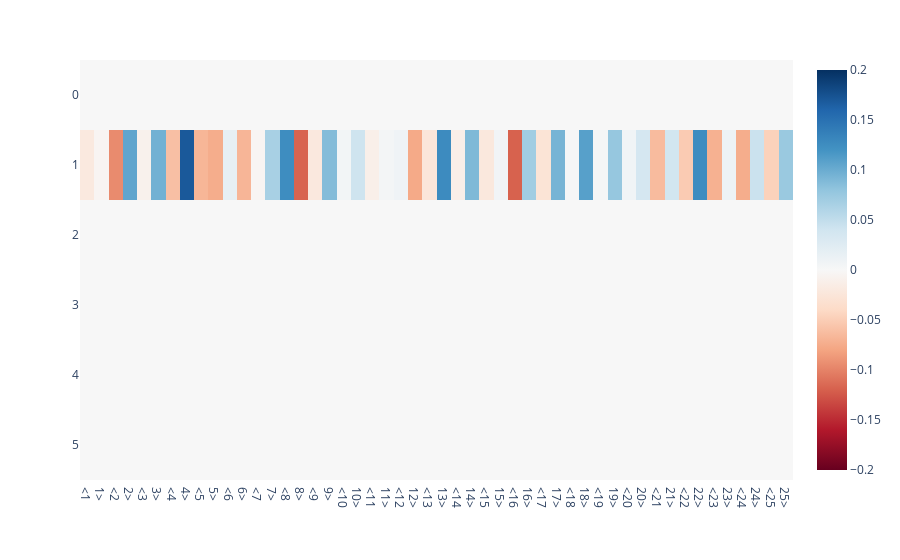
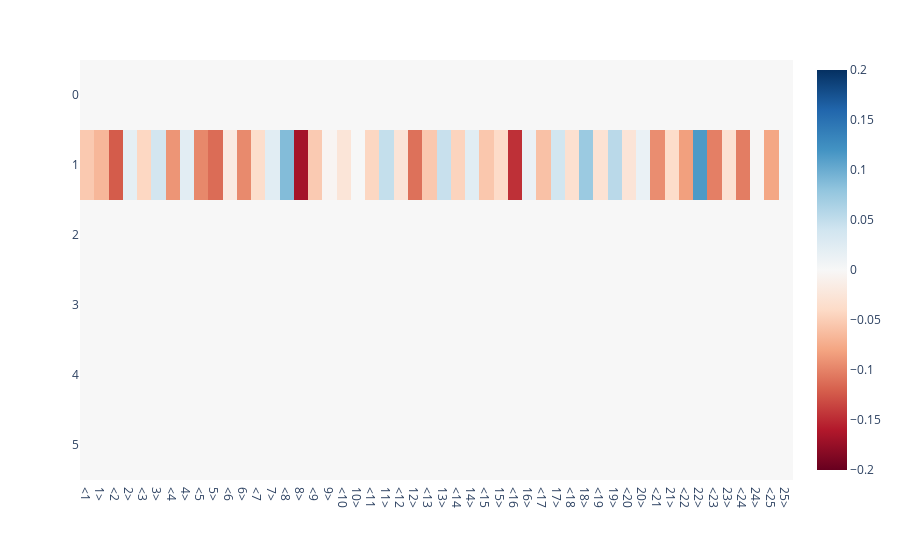
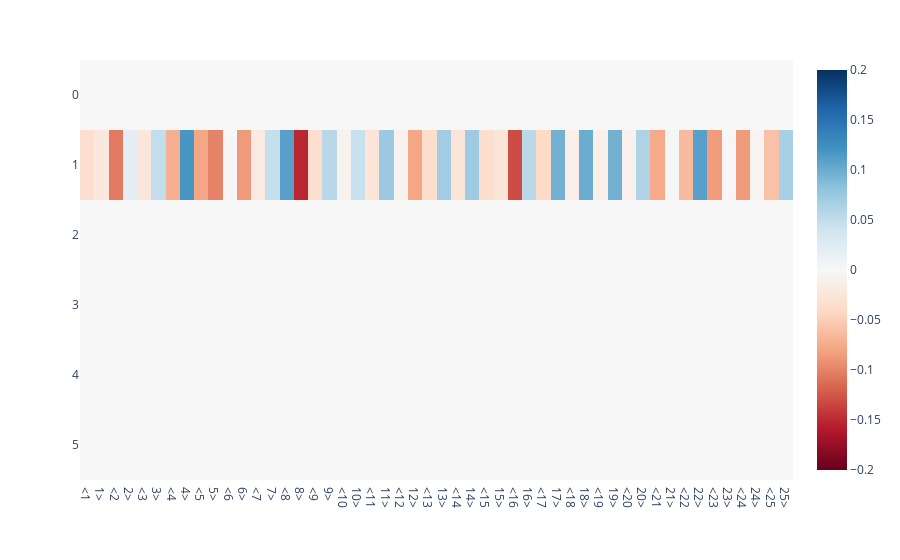
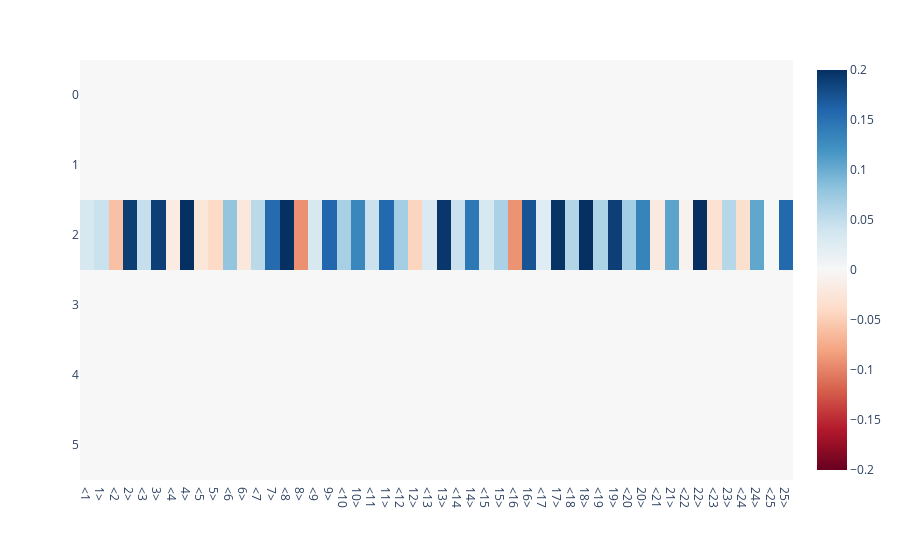

Notebook source saved alongside these figures, in order:
### Code cell
from activation_analysis import feature_effect

short_prompts = [
    ("<10 <11 <12 12> 11> 10>", 1),
    ("<3 <4 <5 5> 4> 3>", 1),
    ("<8 <2 <7 7> 2> 8>", 1),
    ("<10 <11 <12 12> 11> 10>", 2),
    ("<3 <4 <5 5> 4> 3>", 2),
]

inspected_direction = 149

for prompt, position in short_prompts:
    eps = 1e2

    effect = feature_effect(
        model,
        tokenizer,
        prompt,
        position,
        directions={layer: (sae, inspected_direction)},
        eps=eps,
    )

    d = effect.base[f"lm_head"] * 0 + effect.diff[f"lm_head"]
    print(f"{prompt} (pos={position})")

    r = 0.002 * eps
    window = 50
    px.imshow(
        d[:, :window].detach(),
        zmin=-r,
        zmax=r,
        color_continuous_scale=px.colors.diverging.RdBu,
        x=[tokenizer.decode(i) for i in range(window)],
    ).show()

    # window = 500
    # px.imshow(
    #     d[:, 1:window:2].detach(),
    #     color_continuous_scale=px.colors.diverging.RdBu,
    #     x=[tokenizer.decode(2 * i + 1) for i in range(window//2)],
    # ).show()

### Figure 1 — Plotly figure (JSON) as saved in the notebook; plotly's stock layout.template omitted (floating-point values rounded to 4 significant figures; data arrays with more than 128 entries replaced by an {"elided": "..."} marker saying what was removed)
{"data": [{"coloraxis": "coloraxis", "hovertemplate": "x: %{x}<br>y: %{y}<br>color: %{z}<extra></extra>", "name": "0", "type": "heatmap", "x": ["<1", "1>", "<2", "2>", "<3", "3>", "<4", "4>", "<5", "5>", "<6", "6>", "<7", "7>", "<8", "8>", "<9", "9>", "<10", "10>", "<11", "11>", "<12", "12>", "<13", "13>", "<14", "14>", "<15", "15>", "<16", "16>", "<17", "17>", "<18", "18>", "<19", "19>", "<20", "20>", "<21", "21>", "<22", "22>", "<23", "23>", "<24", "24>", "<25", "25>"], "xaxis": "x", "yaxis": "y", "z": {"elided": "6x50 float values"}}], "layout": {"coloraxis": {"cmax": 0.2, "cmin": -0.2, "colorscale": [[0, "rgb(103,0,31)"], [0.1, "rgb(178,24,43)"], [0.2, "rgb(214,96,77)"], [0.3, "rgb(244,165,130)"], [0.4, "rgb(253,219,199)"], [0.5, "rgb(247,247,247)"], [0.6, "rgb(209,229,240)"], [0.7, "rgb(146,197,222)"], [0.8, "rgb(67,147,195)"], [0.9, "rgb(33,102,172)"], [1, "rgb(5,48,97)"]]}, "margin": {"t": 60}, "xaxis": {"anchor": "y", "constrain": "domain", "domain": [0, 1], "scaleanchor": "y"}, "yaxis": {"anchor": "x", "autorange": "reversed", "constrain": "domain", "domain": [0, 1]}}}

### Figure 2 — Plotly figure (JSON) as saved in the notebook; plotly's stock layout.template omitted (floating-point values rounded to 4 significant figures; data arrays with more than 128 entries replaced by an {"elided": "..."} marker saying what was removed)
{"data": [{"coloraxis": "coloraxis", "hovertemplate": "x: %{x}<br>y: %{y}<br>color: %{z}<extra></extra>", "name": "0", "type": "heatmap", "x": ["<1", "1>", "<2", "2>", "<3", "3>", "<4", "4>", "<5", "5>", "<6", "6>", "<7", "7>", "<8", "8>", "<9", "9>", "<10", "10>", "<11", "11>", "<12", "12>", "<13", "13>", "<14", "14>", "<15", "15>", "<16", "16>", "<17", "17>", "<18", "18>", "<19", "19>", "<20", "20>", "<21", "21>", "<22", "22>", "<23", "23>", "<24", "24>", "<25", "25>"], "xaxis": "x", "yaxis": "y", "z": {"elided": "6x50 float values"}}], "layout": {"coloraxis": {"cmax": 0.2, "cmin": -0.2, "colorscale": [[0, "rgb(103,0,31)"], [0.1, "rgb(178,24,43)"], [0.2, "rgb(214,96,77)"], [0.3, "rgb(244,165,130)"], [0.4, "rgb(253,219,199)"], [0.5, "rgb(247,247,247)"], [0.6, "rgb(209,229,240)"], [0.7, "rgb(146,197,222)"], [0.8, "rgb(67,147,195)"], [0.9, "rgb(33,102,172)"], [1, "rgb(5,48,97)"]]}, "margin": {"t": 60}, "xaxis": {"anchor": "y", "constrain": "domain", "domain": [0, 1], "scaleanchor": "y"}, "yaxis": {"anchor": "x", "autorange": "reversed", "constrain": "domain", "domain": [0, 1]}}}

### Figure 3 — Plotly figure (JSON) as saved in the notebook; plotly's stock layout.template omitted (floating-point values rounded to 4 significant figures; data arrays with more than 128 entries replaced by an {"elided": "..."} marker saying what was removed)
{"data": [{"coloraxis": "coloraxis", "hovertemplate": "x: %{x}<br>y: %{y}<br>color: %{z}<extra></extra>", "name": "0", "type": "heatmap", "x": ["<1", "1>", "<2", "2>", "<3", "3>", "<4", "4>", "<5", "5>", "<6", "6>", "<7", "7>", "<8", "8>", "<9", "9>", "<10", "10>", "<11", "11>", "<12", "12>", "<13", "13>", "<14", "14>", "<15", "15>", "<16", "16>", "<17", "17>", "<18", "18>", "<19", "19>", "<20", "20>", "<21", "21>", "<22", "22>", "<23", "23>", "<24", "24>", "<25", "25>"], "xaxis": "x", "yaxis": "y", "z": {"elided": "6x50 float values"}}], "layout": {"coloraxis": {"cmax": 0.2, "cmin": -0.2, "colorscale": [[0, "rgb(103,0,31)"], [0.1, "rgb(178,24,43)"], [0.2, "rgb(214,96,77)"], [0.3, "rgb(244,165,130)"], [0.4, "rgb(253,219,199)"], [0.5, "rgb(247,247,247)"], [0.6, "rgb(209,229,240)"], [0.7, "rgb(146,197,222)"], [0.8, "rgb(67,147,195)"], [0.9, "rgb(33,102,172)"], [1, "rgb(5,48,97)"]]}, "margin": {"t": 60}, "xaxis": {"anchor": "y", "constrain": "domain", "domain": [0, 1], "scaleanchor": "y"}, "yaxis": {"anchor": "x", "autorange": "reversed", "constrain": "domain", "domain": [0, 1]}}}

### Figure 4 — Plotly figure (JSON) as saved in the notebook; plotly's stock layout.template omitted (floating-point values rounded to 4 significant figures; data arrays with more than 128 entries replaced by an {"elided": "..."} marker saying what was removed)
{"data": [{"coloraxis": "coloraxis", "hovertemplate": "x: %{x}<br>y: %{y}<br>color: %{z}<extra></extra>", "name": "0", "type": "heatmap", "x": ["<1", "1>", "<2", "2>", "<3", "3>", "<4", "4>", "<5", "5>", "<6", "6>", "<7", "7>", "<8", "8>", "<9", "9>", "<10", "10>", "<11", "11>", "<12", "12>", "<13", "13>", "<14", "14>", "<15", "15>", "<16", "16>", "<17", "17>", "<18", "18>", "<19", "19>", "<20", "20>", "<21", "21>", "<22", "22>", "<23", "23>", "<24", "24>", "<25", "25>"], "xaxis": "x", "yaxis": "y", "z": {"elided": "6x50 float values"}}], "layout": {"coloraxis": {"cmax": 0.2, "cmin": -0.2, "colorscale": [[0, "rgb(103,0,31)"], [0.1, "rgb(178,24,43)"], [0.2, "rgb(214,96,77)"], [0.3, "rgb(244,165,130)"], [0.4, "rgb(253,219,199)"], [0.5, "rgb(247,247,247)"], [0.6, "rgb(209,229,240)"], [0.7, "rgb(146,197,222)"], [0.8, "rgb(67,147,195)"], [0.9, "rgb(33,102,172)"], [1, "rgb(5,48,97)"]]}, "margin": {"t": 60}, "xaxis": {"anchor": "y", "constrain": "domain", "domain": [0, 1], "scaleanchor": "y"}, "yaxis": {"anchor": "x", "autorange": "reversed", "constrain": "domain", "domain": [0, 1]}}}
